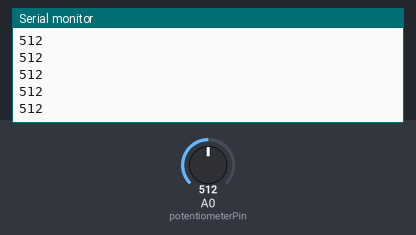
Bench run of a sketch on a simulated Arduino Uno, built with avr-gcc and run on an emulated ATmega328P. Shown: the last lines printed to the serial monitor. The test bench sets the inputs (shaded band); at power-on: A0 (potentiometerPin) = 512.

Above: at 1.2 s.
1.3 s: A0 (potentiometerPin) set to 716
At 2.2 s:
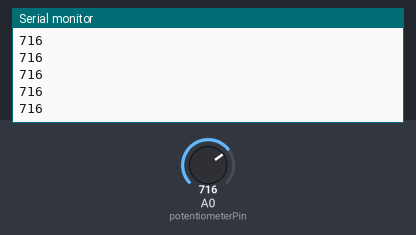
2.8 s: A0 (potentiometerPin) set to 900
At 3.6 s:
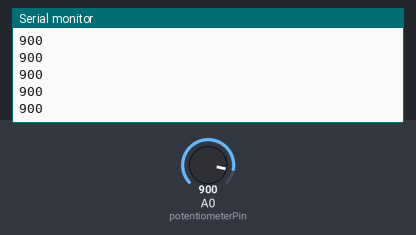
Timing chart, 0 to 5.8 s (numbered marks = the images above; inputs shaded):
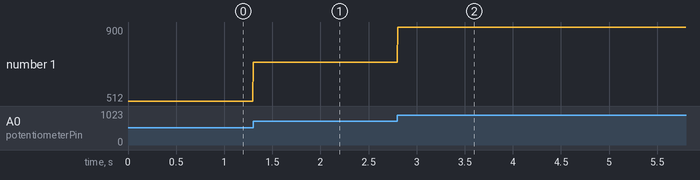

Measured:
- after the input at 1.3 s, the serial monitor: prints a new line at once (image 1)
- after the input at 2.8 s, the serial monitor: prints a new line at once (image 2)
- plotted number 1: 512 → 716 after the input at 1.3 s, 716 → 900 after the input at 2.8 s

The sketch:

potentiometerExample.ino
```cpp
int potentiometerPin = A0;

void setup() {
  pinMode(potentiometerPin, INPUT);

  Serial.begin(115200);
}

void loop() {
  int reading = analogRead(potentiometerPin);

  Serial.println(reading);
  delay(5);
}
```
